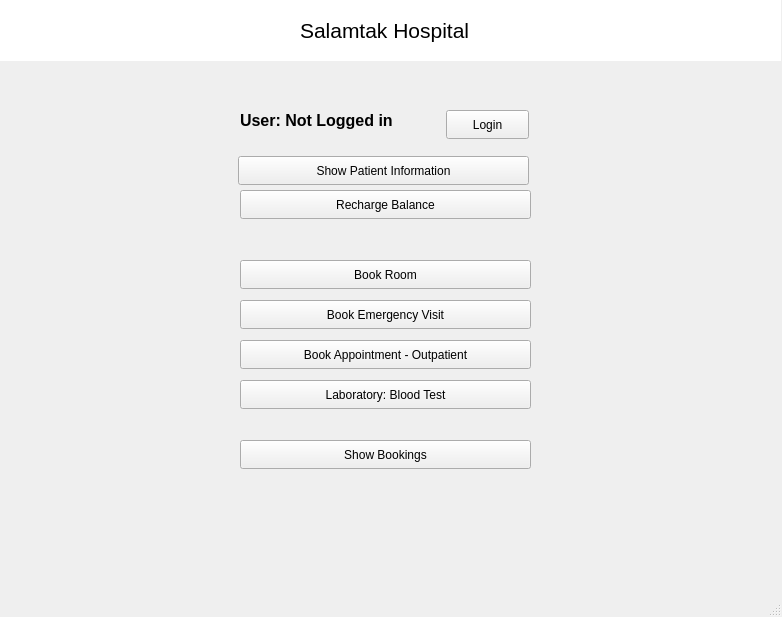
<?xml version="1.0" encoding="UTF-8"?>
<ui version="4.0">
 <class>MainWindow</class>
 <widget class="QMainWindow" name="MainWindow">
  <property name="geometry">
   <rect>
    <x>0</x>
    <y>0</y>
    <width>782</width>
    <height>617</height>
   </rect>
  </property>
  <property name="windowTitle">
   <string>MainWindow</string>
  </property>
  <widget class="QWidget" name="centralwidget">
   <widget class="QPushButton" name="loginButton">
    <property name="geometry">
     <rect>
      <x>446</x>
      <y>110</y>
      <width>83</width>
      <height>29</height>
     </rect>
    </property>
    <property name="text">
     <string>Login</string>
    </property>
   </widget>
   <widget class="QPushButton" name="showPatientInformationButton">
    <property name="geometry">
     <rect>
      <x>238</x>
      <y>156</y>
      <width>291</width>
      <height>29</height>
     </rect>
    </property>
    <property name="text">
     <string>Show Patient Information</string>
    </property>
   </widget>
   <widget class="QLineEdit" name="salamtakHospitalTitle">
    <property name="geometry">
     <rect>
      <x>-10</x>
      <y>0</y>
      <width>791</width>
      <height>61</height>
     </rect>
    </property>
    <property name="font">
     <font>
      <pointsize>16</pointsize>
      <bold>false</bold>
     </font>
    </property>
    <property name="text">
     <string>Salamtak Hospital</string>
    </property>
    <property name="frame">
     <bool>false</bool>
    </property>
    <property name="alignment">
     <set>Qt::AlignCenter</set>
    </property>
    <property name="readOnly">
     <bool>true</bool>
    </property>
   </widget>
   <widget class="QPushButton" name="bookAppointmentButton">
    <property name="geometry">
     <rect>
      <x>240</x>
      <y>340</y>
      <width>291</width>
      <height>29</height>
     </rect>
    </property>
    <property name="text">
     <string>Book Appointment - Outpatient</string>
    </property>
   </widget>
   <widget class="QPushButton" name="showAppointmentsButton">
    <property name="geometry">
     <rect>
      <x>240</x>
      <y>440</y>
      <width>291</width>
      <height>29</height>
     </rect>
    </property>
    <property name="text">
     <string>Show Bookings</string>
    </property>
   </widget>
   <widget class="QLabel" name="appointmentsTitle">
    <property name="geometry">
     <rect>
      <x>60</x>
      <y>480</y>
      <width>661</width>
      <height>111</height>
     </rect>
    </property>
    <property name="frameShape">
     <enum>QFrame::NoFrame</enum>
    </property>
    <property name="text">
     <string/>
    </property>
    <property name="alignment">
     <set>Qt::AlignLeading|Qt::AlignLeft|Qt::AlignTop</set>
    </property>
   </widget>
   <widget class="QPushButton" name="emergencyVisitButton">
    <property name="geometry">
     <rect>
      <x>240</x>
      <y>300</y>
      <width>291</width>
      <height>29</height>
     </rect>
    </property>
    <property name="text">
     <string>Book Emergency Visit</string>
    </property>
   </widget>
   <widget class="QPushButton" name="bookRoomButton">
    <property name="geometry">
     <rect>
      <x>240</x>
      <y>260</y>
      <width>291</width>
      <height>29</height>
     </rect>
    </property>
    <property name="text">
     <string>Book Room</string>
    </property>
   </widget>
   <widget class="QLabel" name="userLoginTitle">
    <property name="geometry">
     <rect>
      <x>240</x>
      <y>100</y>
      <width>191</width>
      <height>41</height>
     </rect>
    </property>
    <property name="font">
     <font>
      <pointsize>12</pointsize>
      <bold>true</bold>
     </font>
    </property>
    <property name="text">
     <string>User: Not Logged in</string>
    </property>
   </widget>
   <widget class="QPushButton" name="rechargeButton">
    <property name="geometry">
     <rect>
      <x>240</x>
      <y>190</y>
      <width>291</width>
      <height>29</height>
     </rect>
    </property>
    <property name="text">
     <string>Recharge Balance</string>
    </property>
   </widget>
   <widget class="QPushButton" name="doBloodTestButton">
    <property name="geometry">
     <rect>
      <x>240</x>
      <y>380</y>
      <width>291</width>
      <height>29</height>
     </rect>
    </property>
    <property name="text">
     <string>Laboratory: Blood Test</string>
    </property>
   </widget>
  </widget>
  <widget class="QMenuBar" name="menubar">
   <property name="geometry">
    <rect>
     <x>0</x>
     <y>0</y>
     <width>782</width>
     <height>26</height>
    </rect>
   </property>
  </widget>
  <widget class="QStatusBar" name="statusbar"/>
 </widget>
 <resources/>
 <connections/>
</ui>
